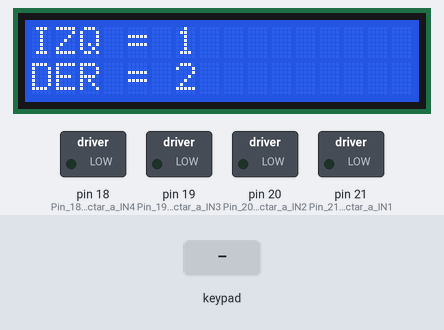
This sketch was run on a simulated Arduino Mega 2560, built with avr-gcc and run on an emulated ATmega2560. On the bench: 16×2 character LCD, switched loads named in the sketch (green lamp = pin HIGH). Dashed ring = blinking. The test bench sets the inputs (shaded band). What the sketch prints to the serial monitor is not drawn.

Above: at 1.2 s.
1.3 s: keypad keys 1 3 9 7 2 2 2 2 * pressed 1.432 s apart
At 3.8 s:
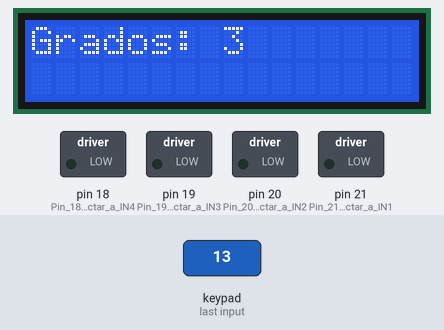
At 13.56 s:
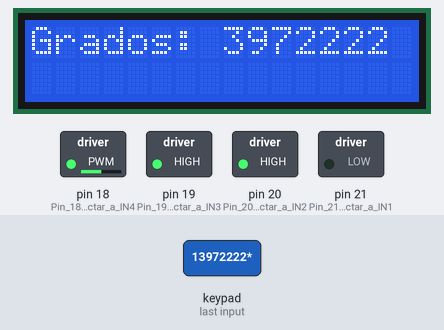
15.6 s: key '2' pressed
At 27.56 s:
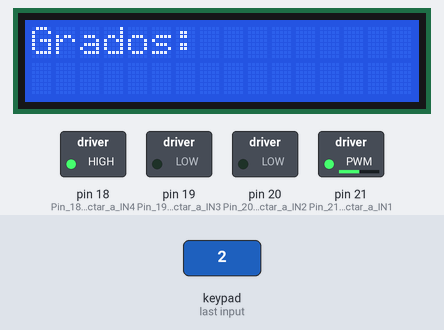
Timing chart, 0 to 42.4 s (numbered marks = the images above; inputs shaded):
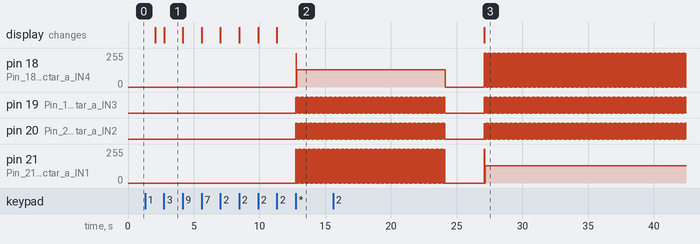

Measured:
- after the input at 1.3 s, pin 18 (Pin_18_conectar_a_IN4): 0/255 → 128/255 after 11.5 s; pin 19 (Pin_19_conectar_a_IN3): alternates HIGH for 0.01 s and LOW for 0.01 s, starting after 11.5 s
- after the input at 15.6 s, the display: changes after 11.5 s (image 3)

The sketch:

Practica_6.ino
```cpp
 #include <Keypad.h>
#include <LiquidCrystal.h>
LiquidCrystal lcd(12, 11, 5, 4, 3, 2);


const byte filas=4;
const byte columnas=4;
byte pinsFilas[filas] = {28, 30, 32, 34};
byte pinsColumnas[columnas] = {36, 38, 40, 42};

char teclas[filas][columnas]={
{'1','2','3','A'},
{'4','5','6','B'},
{'7','8','9','C'},
{'*','0','#','D'},
};

Keypad teclado = Keypad(makeKeymap(teclas),pinsFilas, pinsColumnas, filas, columnas);

char tecla;
int num;
int  valor=0;
int valor2=0;
int valor1=0;
int led1 = 52;
int led2 = 50;
char key;
int b=0;
int retardo=5;          // Tiempo de retardo en milisegundos (Velocidad del Motor)
int dato_rx;            // valor recibido en grados
int numero_pasos = 0;   // Valor en grados donde se encuentra el motor
String leeCadena;
int cont=0;

void setup() {
  Serial.begin(9600);
  lcd.begin(16,2);
pinMode(18, OUTPUT);    // Pin 18 conectar a IN4
pinMode(19, OUTPUT);    // Pin 19 conectar a IN3
pinMode(20, OUTPUT);     // Pin 20 conectar a IN2
pinMode(21, OUTPUT);     // Pin 21 conectar a IN1

  lcd.setCursor(0,0);
  lcd.print("IZQ = 1");
  lcd.setCursor(0,1);
  lcd.print("DER = 2");
}
void paso_der(){         // Pasos a la derecha
 digitalWrite(18, LOW);
 digitalWrite(19, LOW);
 digitalWrite(20, HIGH);
 digitalWrite(21, HIGH);
   delay(retardo);

 digitalWrite(18, LOW);
 digitalWrite(19, HIGH);
 digitalWrite(20, HIGH);
 digitalWrite(21, LOW);
   delay(retardo);

 digitalWrite(18, HIGH);
 digitalWrite(19, HIGH);
 digitalWrite(20, LOW);
 digitalWrite(21, LOW);
  delay(retardo);
 digitalWrite(18, HIGH);
 digitalWrite(19, LOW);
 digitalWrite(20, LOW);
 digitalWrite(21, HIGH);
  delay(retardo);
}

void paso_izq() {        // Pasos a la izquierda
 digitalWrite(18, HIGH);
 digitalWrite(19, HIGH);
 digitalWrite(20, LOW);
 digitalWrite(21, LOW);
  delay(retardo);
 digitalWrite(18, LOW);
 digitalWrite(19, HIGH);
 digitalWrite(20, HIGH);
 digitalWrite(21, LOW);
  delay(retardo);
 digitalWrite(18, LOW);
 digitalWrite(19, LOW);
 digitalWrite(20, HIGH);
 digitalWrite(21, HIGH);
  delay(retardo);
 digitalWrite(18, HIGH);
 digitalWrite(19, LOW);
 digitalWrite(20, LOW);
 digitalWrite(21, HIGH);
  delay(retardo);
}

void apagado() {
 digitalWrite(18, LOW);
 digitalWrite(19, LOW);
 digitalWrite(20, LOW);
 digitalWrite(21, LOW);
 }

void loop() {
  delay(1000);
    digitalWrite(led1,LOW);
    digitalWrite(led2,LOW);
  tecla = teclado.getKey();
  if(tecla != NO_KEY){
    num = tecla - 48;
  }
    switch(tecla){
      case '1':{
        lcd.clear();
        lcd.setCursor(0,0);
        lcd.print("Grados: ");
        do{

            tecla = teclado.getKey();
            if(tecla != NO_KEY){
              cont++;
              if (cont == 2){
                valor2 = valor1*10;
                valor1 = valor2;
              }
              if(cont == 3){
                valor1 = valor2 + num;
              }
              if(cont == 4){
                valor = valor1*10;
                valor1 = valor + num;
              }
            if(tecla == '*'){
              b=1;
            }
            else{

            lcd.print(tecla);
            num = tecla -48;
            if(cont == 1){
            valor1 = num;
            }
            }
            }

        }while(b == 0);
         num = valor1;
        Serial.print(num);             // Convierte Caracteres a cadena de caracteres
        delay(retardo);
        num = (num * 1.4222222222); // Ajuste de 512 vueltas a los 360 grados
   while (num>numero_pasos){   // Girohacia la izquierda en grados
       paso_izq();
       numero_pasos = numero_pasos + 1;
   }
  apagado();         // Apagado del Motor para que no se caliente
     break;
      };

       case '2':{
        lcd.clear();
        lcd.setCursor(0,0);
        lcd.print("Grados: ");
        do{

            tecla = teclado.getKey();
            if(tecla != NO_KEY){
              cont++;
              if (cont == 2){
                valor2 = valor1*10;
                valor1 = valor2;
              }
              if(cont == 3){
                valor1 = valor2 + num;
              }
              if(cont == 4){
                valor = valor1*10;
                valor1 = valor + num;
              }
            if(tecla == '*'){
              b=1;
            }
            else{

            lcd.print(tecla);
            num = tecla -48;
            if(cont == 1){
            valor1 = num;
            }
            }
            }

        }while(b == 0);
         num = valor1;
          num = num * -1;
        delay(retardo);
        num = (num * 1.4222222222);
   while (num<numero_pasos){
       paso_der();
       numero_pasos = numero_pasos - 1;
   }
  apagado();
       break;
      };

    }
}
```
